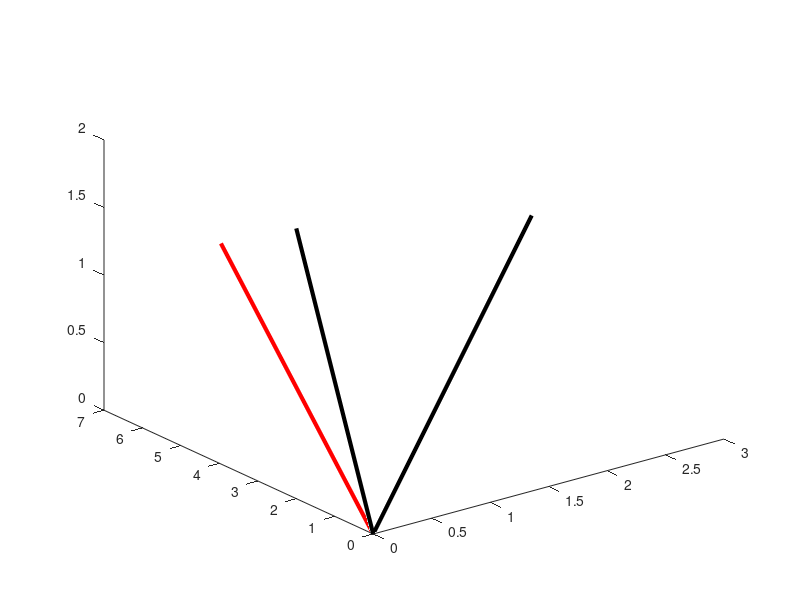

Write the MATLAB code that produced this figure. (Note: this script raises an error after producing the figure.)
%%
% COURSE: Linear Algebra: theory and implementation
% Secion: Matrix Spaces
% Video: Column Space Of A Matrix
%
%
%%

% matrix S
S = [3 0;
     5 2;
     1 2];
 
 % vector v
 v = [-3 1 5]';
 v = [1 7 1]';
 
 figure(1),clf
 plot3([0 S(1,1)],[0 S(2,1)], [0 S(3,1)],'k','linew',3)
 hold on
 plot3([0 S(1,2)],[0 S(2,2)], [0 S(3,2)],'k','linew',3)
 plot3([0 v(1)],[0, v(2)], [0, v(3)], 'r', 'linew', 3)
 
 h = ezmesh(@(s,t)S(1,1)*s+S(1,2)*t,@(s,t)S(2,1)*s+S(2,2)*t,@(s,t)S(3,1)*s+S(3,2)*t,[-1 1 -1 1 -1 1]);
 set (h, 'facecolor', 'g', 'cdata', ones(50),'linestyle','none')
 xlabel('C_1'),ylabel('C_2'),zlabel('C_3')
 title(' ')
